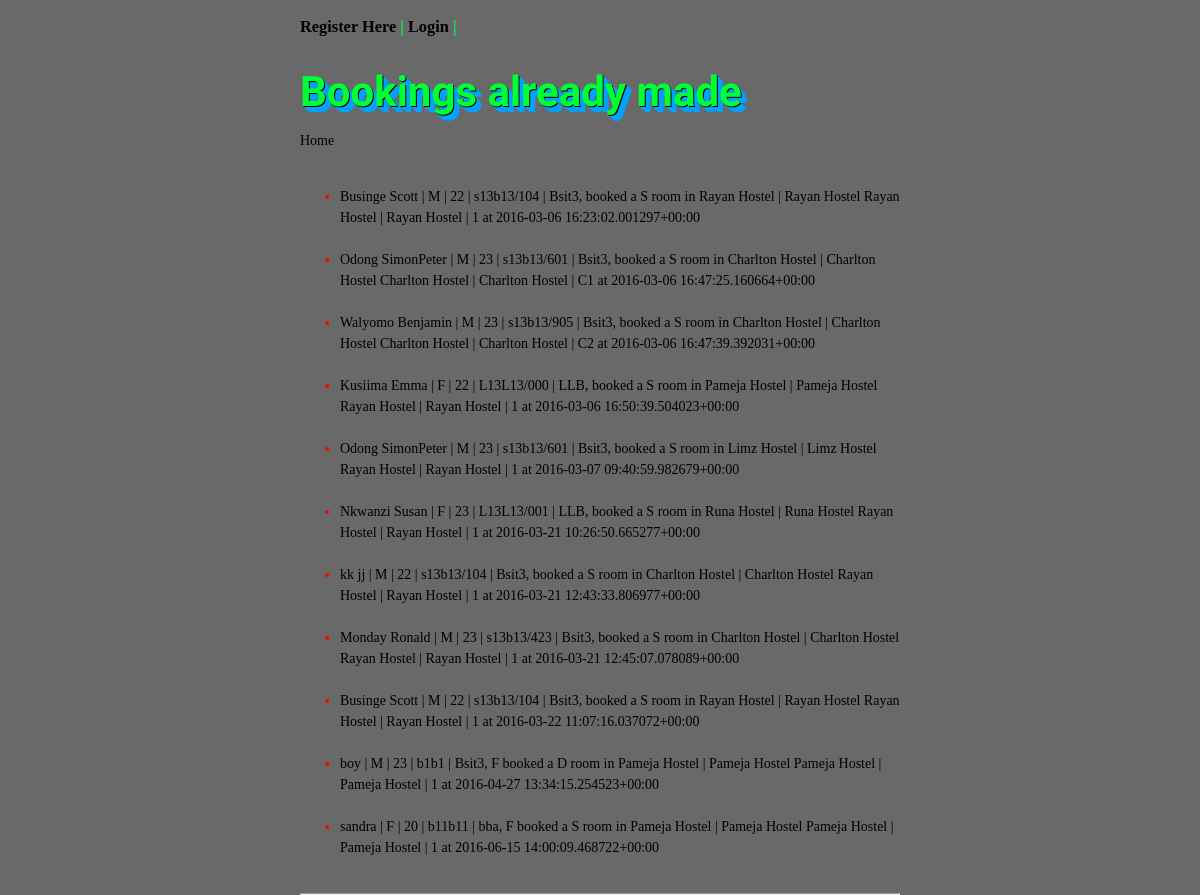
The page /booking/ on the database its author committed.
### Gyobera/models.py (models this page shows)
class Booking(models.Model):
    Book_No = models.IntegerField(default=1)
    Gender = models.CharField(max_length=1, choices=[('M', 'Male'), ('F', 'Female')], default="--")
    Hostel = models.ForeignKey(List, null=True, blank=True)
    Room_Number = models.ForeignKey(Room)
    Room_capacity = models.CharField(max_length=1, choices=[('S', 'Single'), ('D', 'Double')], default="--")
    Booked_by = models.ForeignKey(Student, default='--')
    Booked_on = models.DateTimeField(auto_now_add=True)
    def __str__(self):
        return '{}, {} booked a {} room in {} {} at {}'.format(
            self.Booked_by, self.Gender, self.Room_capacity, self.Hostel, self.Room_Number, self.Booked_on)

class Student(models.Model):
    Names = models.CharField(max_length=100, blank=False)
    Sex = models.CharField(max_length=1, choices=[('M', 'Male'), ('F', 'Female')])
    Age = models.IntegerField(blank=False)
    Registration_Number = models.CharField(max_length=100, blank=False)
    Course = models.CharField(max_length=100, blank=False)
    def __str__(self):
        return '{} | {} | {} | {} | {}'.format(self.Names, self.Sex, self.Age, self.Registration_Number, self.Course)

class List(models.Model):
    classification = models.ForeignKey(Classification)
    title = models.CharField(max_length=128)
    gender = models.CharField(max_length=1, choices=[('M', 'Male'), ('F', 'Female')], default="")
    Custodian = models.CharField(max_length=25, blank=True)
    description = models.TextField(blank=True)
    url = models.URLField()
    views = models.IntegerField(default=0)
    def __str__(self):
        return '{} | {}'.format(self.title, self.title)

class Room(models.Model):
    Hostel = models.ForeignKey(List)
    Room_Number = models.CharField(max_length=50)
    Total_rooms = models.IntegerField(default=0, blank=True)
    Price_single = models.IntegerField(default=0, blank=True)
    Price_double = models.IntegerField(default=0, blank=True)
    def __str__(self):
        return ' {}   |   {} '.format(self.Hostel, self.Room_Number)

### Gyobera/views.py (the view)
# urls.py: url(r'^booking/$', views.booking, name='booking'),
def booking(request):
    context_dict = {}
    context = RequestContext(request)
    booking_list = Booking.objects.all()
    for booking in booking_list:
        context_dict = {'bookings': booking_list}
    return render_to_response('gyobera/view_bookings.html', context_dict, context)

### templates/gyobera/view_bookings.html (shortened to what this page needs)
{% extends 'base.html' %}
{% load staticfiles %}
{% block body_block %}
    <h1><strong>Bookings already made </strong></h1><a href="/Gyobera/">Home</a><br/><br/>
          {% if bookings %}
            <ul>
                {% for booking in bookings %}
                <li><a href="{{ booking_list}}">{{ booking }}</a></li><br/>
                {% endfor %}
            </ul>
        {% else %}
            <strong>There are no bookings made.</strong>
        {% endif %}
{% endblock %}

### static/css/main.css (style rules this page uses)
html, body { margin: 0; padding: 0; height: 100%; font: 14px/21px 'Tahoma'; }
html { color: red; background: dimgrey; }
body { margin: 0 auto; min-height: 100%; position: relative; max-width: 600px; }
h1, h2, h3, h4, h5, h6 { color: #00FF33; }
h1 { font-family: 'Passion One', cursive; font-weight: normal; padding: 15px 0 0 0; font-size: 3em; text-shadow: 1px 1px #000, 2px 2px #02a2fe, 3px 3px #02a2fe, 4px 4px #02a2fe, 5px 5px #02a2fe, 6px 6px #02a2fe; }
a { color: black; text-decoration: none; }

### rows shown on the page
Booking: Booked_by+Gender+Room_capacity "Businge Scott | M | 22 | s13b13/104 | Bsit3, booked a S room in Rayan Hostel | Rayan Hostel Rayan Hostel | Rayan Hostel | 1 at 2016-03-06 16:23:02.001297+00:00"
Booking: Booked_by+Gender+Room_capacity "Odong SimonPeter | M | 23 | s13b13/601 | Bsit3, booked a S room in Charlton Hostel | Charlton Hostel Charlton Hostel | Charlton Hostel | C1 at 2016-03-06 16:47:25.160664+00:00"
Booking: Booked_by+Gender+Room_capacity "Walyomo Benjamin | M | 23 | s13b13/905 | Bsit3, booked a S room in Charlton Hostel | Charlton Hostel Charlton Hostel | Charlton Hostel | C2 at 2016-03-06 16:47:39.392031+00:00"
Booking: Booked_by+Gender+Room_capacity "Kusiima Emma | F | 22 | L13L13/000 | LLB, booked a S room in Pameja Hostel | Pameja Hostel Rayan Hostel | Rayan Hostel | 1 at 2016-03-06 16:50:39.504023+00:00"
Booking: Booked_by+Gender+Room_capacity "Odong SimonPeter | M | 23 | s13b13/601 | Bsit3, booked a S room in Limz Hostel | Limz Hostel Rayan Hostel | Rayan Hostel | 1 at 2016-03-07 09:40:59.982679+00:00"
Booking: Booked_by+Gender+Room_capacity "Nkwanzi Susan | F | 23 | L13L13/001 | LLB, booked a S room in Runa Hostel | Runa Hostel Rayan Hostel | Rayan Hostel | 1 at 2016-03-21 10:26:50.665277+00:00"
Booking: Booked_by+Gender+Room_capacity "kk jj | M | 22 | s13b13/104 | Bsit3, booked a S room in Charlton Hostel | Charlton Hostel Rayan Hostel | Rayan Hostel | 1 at 2016-03-21 12:43:33.806977+00:00"
Booking: Booked_by+Gender+Room_capacity "Monday Ronald | M | 23 | s13b13/423 | Bsit3, booked a S room in Charlton Hostel | Charlton Hostel Rayan Hostel | Rayan Hostel | 1 at 2016-03-21 12:45:07.078089+00:00"
Booking: Booked_by+Gender+Room_capacity "Businge Scott | M | 22 | s13b13/104 | Bsit3, booked a S room in Rayan Hostel | Rayan Hostel Rayan Hostel | Rayan Hostel | 1 at 2016-03-22 11:07:16.037072+00:00"
Booking: Booked_by+Gender+Room_capacity "boy | M | 23 | b1b1 | Bsit3, F booked a D room in Pameja Hostel | Pameja Hostel Pameja Hostel | Pameja Hostel | 1 at 2016-04-27 13:34:15.254523+00:00"
Booking: Booked_by+Gender+Room_capacity "sandra | F | 20 | b11b11 | bba, F booked a S room in Pameja Hostel | Pameja Hostel Pameja Hostel | Pameja Hostel | 1 at 2016-06-15 14:00:09.468722+00:00"
